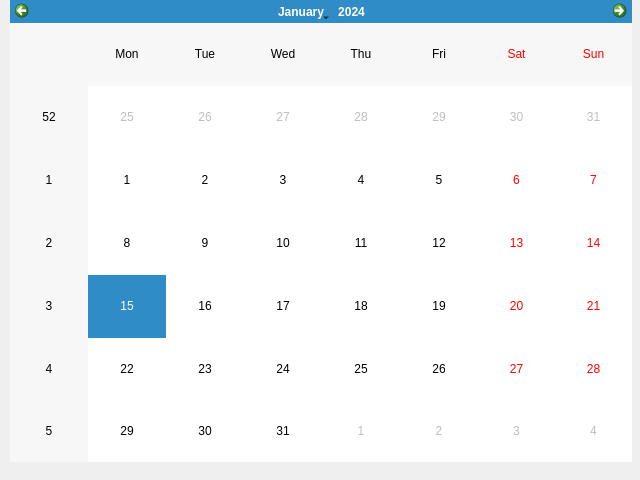
<?xml version="1.0" encoding="UTF-8"?>
<ui version="4.0">
 <class>MyCalendar</class>
 <widget class="QDialog" name="MyCalendar">
  <property name="geometry">
   <rect>
    <x>0</x>
    <y>0</y>
    <width>640</width>
    <height>480</height>
   </rect>
  </property>
  <property name="windowTitle">
   <string>Dialog</string>
  </property>
  <widget class="QCalendarWidget" name="calendarWidget">
   <property name="geometry">
    <rect>
     <x>10</x>
     <y>0</y>
     <width>622</width>
     <height>462</height>
    </rect>
   </property>
  </widget>
 </widget>
 <resources/>
 <connections/>
</ui>
